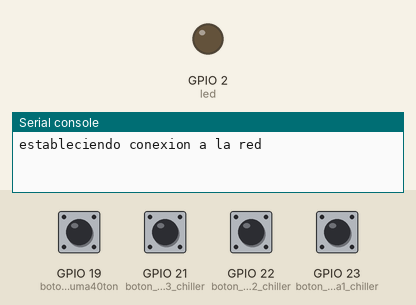
Bench run of a program on a simulated ESP32 board running MicroPython. On the bench: output pins drawn as LEDs (lit = HIGH), the last lines printed to the serial console. Inputs (shaded band) come from the test bench; at power-on: GPIO 19 (boton_motor_uma40ton), GPIO 21 (boton_motor_bomba3_chiller), GPIO 22 (boton_motor_bomba2_chiller), GPIO 23 (boton_motor_bomba1_chiller) HIGH. Web requests get an empty 200 reply after 0.4 s; a WiFi scan finds one network, HomeNet.

Above: at 2.0 s.
At 4.2 s:
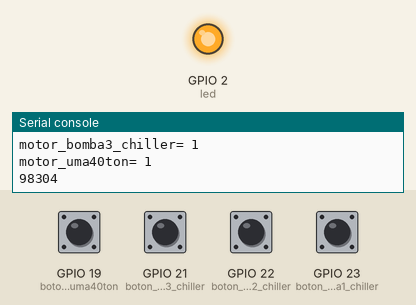
Timing chart, 0 to 15.5 s (numbered marks = the images above):
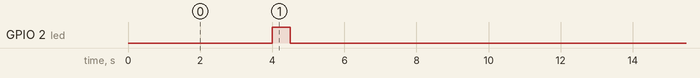

The program:

monitoreo_tarjeta3.py
```python
import network
import utime
import machine
import urequests
import gc
import esp

conexion = network.WLAN(network.STA_IF)  ## crea objeto de la conexion wifi
gc.enable()                              ## habilita el recolector de basura, limpia la memoria ram del esp32
esp.osdebug(None)                        ## funcion avanzada para la deteccion de errores que no usaremos
wdt=machine.WDT(timeout=90000)           ## WATCHODOG TIMER, si el sistema no lo alimenta en el tiempo estipulado reinicia la aplicacion
led = machine.Pin(2,machine.Pin.OUT)     ## habilita el pin 2 como salida para el led indicador

#######################################entradas#######################################
boton_motor_bomba1_chiller= machine.Pin(23,machine.Pin.IN,machine.Pin.PULL_UP)         # entrada de señales por PULL-UP
boton_motor_bomba2_chiller= machine.Pin(22,machine.Pin.IN,machine.Pin.PULL_UP)         # entrada de señales por PULL-UP
boton_motor_bomba3_chiller= machine.Pin(21,machine.Pin.IN,machine.Pin.PULL_UP)         # entrada de señales por PULL-UP
boton_motor_uma40ton= machine.Pin(19,machine.Pin.IN,machine.Pin.PULL_UP)              # entrada de señales por PULL-UP

def conexion_wifi():                                   #FUNCION de conexion al wifi
    try:
        print("estableciendo conexion a la red")
        conexion.active(True)                          # activa la conexion al wifi
        lista = conexion.scan()                        # scanea las redes wifi disponibles
        for red in lista:
            print(red[0].decode())                     # crea una lista con las redes disponibles
        #conexion.connect("TP-Link_A3C8","77131478")    # se conecta a la red, se debe ingresar aqui usuario y clave de la red conocida
#        conexion.connect("gustav","12345678")
#        conexion.connect("prueba","12345678")
#        conexion.connect("gus","854317gm")
        conexion.connect("prueba","123456789")
        while not conexion.isconnected():
            print(".")                                 # mientras no haya coneccion imprime un .
            utime.sleep(1)
        print(conexion.ifconfig())                     # devuelve los valores de la conexion (direccion ip, mascara, dns, etc)
        print(conexion.config("mac"))
    except:                                            # si la tarjeta detecta un error
        print("error en la conexion")
        utime.sleep(3)                                 # espera 3 seg
        conexion.disconnect()                          # se desconecta de la red
        utime.sleep(6)                                 # espera 6 seg para cerrar totalmente
        print("... reconectando")
        continuar1=False                               # rompe el bucle while principal

def blink():
    led.on()
    utime.sleep(0.5)                         # FUNCION que hace titilar el led cuando el algoritmo envia datos
    led.off()
    utime.sleep(1)
###########################################################################################################

global continuar1                                     # se declaran las variables
global continuar2
continuar1=True    # bandera del bucle de conexion al wifi
continuar2=False   # bandera del bucle de trabajo
contador=0         # contador de envios fallidos del metodo post
contador2=0        # contador de recepciones fallidas del metodo get
contador3=0        # contador de envios exitosos del metodo post


######### tarjeta 1 #######
compresor1_chiller1=0
compresor2_chiller1=0
compresor3_chiller1=0
flujo_chiller1=0
temperatura_chiller1=0
######### tarjeta 2 #######
compresor1_chiller2=0
compresor2_chiller2=0
compresor3_chiller2=0
flujo_chiller2=0
switch_chiller2=0
corpoelec_440v=0
######### tarjeta 3 #######
switch_bomba1_chiller=0
#motor_bomba1_chiller=0
falla_bomba1_chiller=0
switch_bomba2_chiller=0
#motor_bomba2_chiller=0
falla_bomba2_chiller=0
switch_bomba3_chiller=0
#motor_bomba3_chiller=0
falla_bomba3_chiller=0
######### tarjeta 4 #######
switch_uma40ton=0
#motor_uma40ton=0
falla_uma40ton=0
reloj_uma40ton=0
######### tarjeta 5 #######
chiller=0
asc1=0
planta=0
temperatura=0
######### tarjeta 6 #######
switch_extractor1=0
motor_extractor1=0
falla_extractor1=0
reloj_estractor1=0
######### tarjeta 7 #######
switch_extractor2=0
motor_extractor2=0
falla_extractor2=0
reloj_extractor2=0
corpoelec_220v=0
######### tarjeta 8 #######
energizado_asc_corp=0
funcionamiento_asc_corp=0
falla_asc_corp=0
######### tarjeta 9 #######
energizado_asc_lobbynorte=0
funcionamiento_asc_lobbynorte=0
falla_asc_lobbynorte=0
######### tarjeta 10 #######
energizado_asc_lobbysur=0
funcionamiento_asc_lobbysur=0
falla_asc_lobbysur=0
######### tarjeta 11 #######
energizado_asc_carganorte=0
funcionamiento_asc_carganorte=0
falla_asc_carganorte=0
######### tarjeta 12 #######
reloj_uma_sala17=0
motor_uma_sala17=0
falla_uma_sala17=0
## en total 52 variables programadas #######################

while (continuar1):                              #  <<<< bucle while principal >>>>
    conexion_wifi()                                     # activa la conexion al wifi
    if (conexion.isconnected()):                        # si la conexion esta correcta activa la bandera del bucle de trabajo
        continuar2=True
    while (continuar2):                          #  <<<< bucle while de trabajo >>>>

        ############################################captura los datos en la tarjeta##########################################
        dato_tarjeta='tarjeta3'                     #       <<<==========   nombre de la tarjeta desde donde se envian los datos  CHILLER #1
        motor_bomba1_chiller=int(boton_motor_bomba1_chiller.value())            # sensa el estado del pin 22
        motor_bomba2_chiller=int(boton_motor_bomba2_chiller.value())            # sensa el estado del pin 23
        motor_bomba3_chiller=int(boton_motor_bomba3_chiller.value())            # sensa el estado del pin 39
        motor_uma40ton=int(boton_motor_uma40ton.value())                      # sensa el estado del pin 34

        print("motor_bomba1_chiller= "+str(motor_bomba1_chiller))
        print("motor_bomba2_chiller= "+str(motor_bomba2_chiller))
        print("motor_bomba3_chiller= "+str(motor_bomba3_chiller))
        print("motor_uma40ton= "+str(motor_uma40ton))

        #########################################################################################################################
        gc.collect()                                # limpia la basura de la memoria ram
        print(gc. mem_free ( ))                     # imprime cuanta memoria hay disponible

        blink()                                     # hace destellar el led de la tarjeta

########################################################  METODO GET  #########################################
#         try:
#             print("realizando peticion GET")
#             peticion=urequests.get('https://ingenieriamcy.000webhostapp.com/prueba_recibe2.php')  # envia la solicitud a la pagina indicada
#             utime.sleep(10)
#             print(peticion.status_code)                                                          # codigo de respuesta de la pagina
#             print(peticion.text)                                                                 # sin esta linea el codigo da error
#         except:
#             print("====>no hay respuesta GET")
#             contador2=contador2+1
#             print(str(contador2) + " de intentos de solicitud fallida")
#             if ((contador2)>4):
#                 print("...reiniciando conexion")
#                 conexion.disconnect()
#                 utime.sleep(10)
#                 continuar2=False
#                 contador2=0
######################################################### METODO POST   +'$  ='+str( )   #####################################################################
        try:
            dato= ('&device_label='+ str(dato_tarjeta) + '&compresor1_chiller1='+ str(compresor1_chiller1) + '&compresor2_chiller1='+ str(compresor2_chiller1) + '&compresor3_chiller1='+ str(compresor3_chiller1) +'&flujo_chiller1='+ str(flujo_chiller1) + '&temperatura_chiller1='+str(temperatura_chiller1) +
                   '&compresor1_chiller2='+ str(compresor1_chiller2) + '&compresor2_chiller2='+ str(compresor2_chiller2) + '&compresor3_chiller2='+ str(compresor3_chiller2) +'&flujo_chiller2='+ str(flujo_chiller2) + '&switch_chiller2='+str(switch_chiller2)+'&corpoelec_440v='+str(corpoelec_440v) +
                   '&switch_bomba1_chiller='+str(switch_bomba1_chiller)+'&motor_bomba1_chiller='+str(motor_bomba1_chiller) + '&falla_bomba1_chiller='+str(falla_bomba1_chiller) + '&switch_bomba2_chiller='+str(switch_bomba2_chiller) + '&motor_bomba2_chiller='+str(motor_bomba2_chiller) + '&falla_bomba2_chiller='+str(falla_bomba2_chiller) + '&switch_bomba3_chiller='+str(switch_bomba3_chiller) + '&motor_bomba3_chiller='+str(motor_bomba3_chiller) + '&falla_bomba3_chiller='+str(falla_bomba3_chiller) +
                   '&switch_uma40ton='+str(switch_uma40ton) + '&motor_uma40ton='+str(motor_uma40ton) + '&falla_uma40ton='+str(falla_uma40ton) + '&reloj_uma40ton='+str(reloj_uma40ton) +
                   '&chiller='+ str(chiller) + '&ascensor1='+ str(asc1) + '&planta_sur='+ str(planta) + '&temperature='+str(temperatura) +
                   '&switch_extractor1='+str(switch_extractor1) + '&motor_extractor1='+str(motor_extractor1) + '&falla_extractor1='+str(falla_extractor1) + '&reloj_estractor1='+str(reloj_estractor1) +
                   '&switch_extractor2='+str(switch_extractor2) + '&motor_extractor2='+str(motor_extractor2) + '&falla_extractor2='+str(falla_extractor2) + '&reloj_extractor2='+str(reloj_extractor2) + '&corpoelec_220v='+str(corpoelec_220v) +
                   '&energizado_asc_corp='+ str(energizado_asc_corp) + '&funcionamiento_asc_corp='+ str(funcionamiento_asc_corp) + '&falla_asc_corp='+str(falla_asc_corp) +
                   '&energizado_asc_lobbynorte='+str(energizado_asc_lobbynorte) + '&funcionamiento_asc_lobbynorte='+str(funcionamiento_asc_lobbynorte) + '&falla_asc_lobbynorte='+str(falla_asc_lobbynorte) +
                   '&energizado_asc_lobbysur='+str(energizado_asc_lobbysur) + '&funcionamiento_asc_lobbysur='+str(funcionamiento_asc_lobbysur) + '&falla_asc_lobbysur='+str(falla_asc_lobbysur) +
                   '&energizado_asc_carganorte='+str(energizado_asc_carganorte) + '&funcionamiento_asc_carganorte='+str(funcionamiento_asc_carganorte) + '&falla_asc_carganorte='+str(falla_asc_carganorte) +
                   '&reloj_uma_sala17='+str(reloj_uma_sala17) + '&motor_uma_sala17='+str(motor_uma_sala17) + '&falla_uma_sala17='+str(falla_uma_sala17)
                   )


            datos=dato
            print("realizando peticion POST")
            cabezera={'Content-Type':'application/x-www-form-urlencoded'}    # cabezera de la pagina a enviar los datos del formulario                                                                                                                    # tiempo de muestreo


            #envio_datos= urequests.post('https://ingenieriamcy.000webhostapp.com/prueba_recibe2.php',data=datos,headers=cabezera)  # envio de datos metodo post
            envio_datos= urequests.post('https://iotgus.000webhostapp.com//prueba_recibe2.php',data=datos,headers=cabezera)  # envio de datos metodo post

            utime.sleep(10)
            print(envio_datos.status_code)  # imprime codigo de respuesta
            print(envio_datos.text)         # imprime la respuesta de la pagina
            contador3=contador3+1
            print("================================>"+ str(contador3)+" envios exitosos")
        except:
            print("====>no hay respuesta POST")
            contador=contador+1
            print(str(contador) + " de intentos de envios fallidos")
            utime.sleep(10)
            if ((contador)>4):                                 # si el numero de intentos de envios post fallidos supera lo establecido
                print("...reiniciando conexion")
                conexion.disconnect()                          # se desconecta del wifi
                utime.sleep(10)                                # espera 10 seg
                continuar2=False                               # rompe el bucle de trabajo
                contador=0                                     # vuelve a cero el contador de envios fallidos
###########################################################################################################################
        wdt.feed()                               # <<<<====  activa el impulso para el watchdog timer "IMPORTANTISIMO", fin del programa
```

Measured:
- by itself, GPIO 2 (led): alternates HIGH for 0.50 s and LOW for 11.4 s
